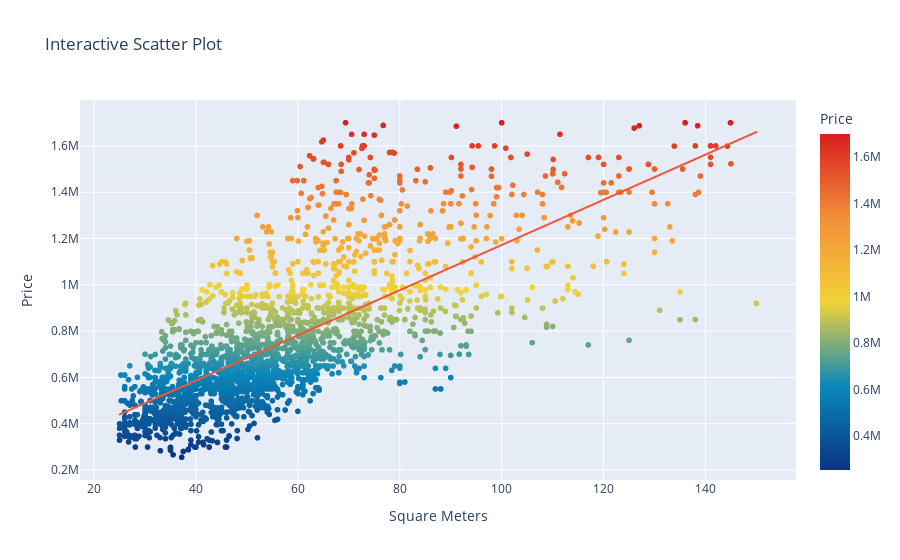

The notebook cell this image was saved under:
### Code cell
fig

### Figure 1 — Plotly figure (JSON) as saved in the notebook; plotly's stock layout.template omitted (floating-point values rounded to 4 significant figures; data arrays with more than 128 entries replaced by an {"elided": "..."} marker saying what was removed)
{"data": [{"hovertemplate": "Square Meters=%{x}<br>Price=%{marker.color}<extra></extra>", "legendgroup": "", "marker": {"color": {"elided": "2983 int values"}, "coloraxis": "coloraxis", "symbol": "circle"}, "mode": "markers", "name": "", "showlegend": false, "type": "scattergl", "x": {"elided": "2983 float values"}, "xaxis": "x", "y": {"elided": "2983 int values"}, "yaxis": "y"}, {"hovertemplate": "<b>OLS trendline</b><br>price = 9760.48 * squareMeters + 195877<br>R<sup>2</sup>=0.523130<br><br>Square Meters=%{x}<br>Price=%{y} <b>(trend)</b><extra></extra>", "legendgroup": "", "marker": {"symbol": "circle"}, "mode": "lines", "name": "", "showlegend": false, "type": "scattergl", "x": {"elided": "2983 float values"}, "xaxis": "x", "y": {"elided": "2983 float values"}, "yaxis": "y"}], "layout": {"coloraxis": {"colorbar": {"title": {"text": "Price"}}, "colorscale": [[0, "rgb(12,51,131)"], [0.25, "rgb(10,136,186)"], [0.5, "rgb(242,211,56)"], [0.75, "rgb(242,143,56)"], [1, "rgb(217,30,30)"]]}, "legend": {"tracegroupgap": 0}, "title": {"text": "Interactive Scatter Plot"}, "xaxis": {"anchor": "y", "domain": [0, 1], "title": {"text": "Square Meters"}}, "yaxis": {"anchor": "x", "domain": [0, 1], "title": {"text": "Price"}}}}
